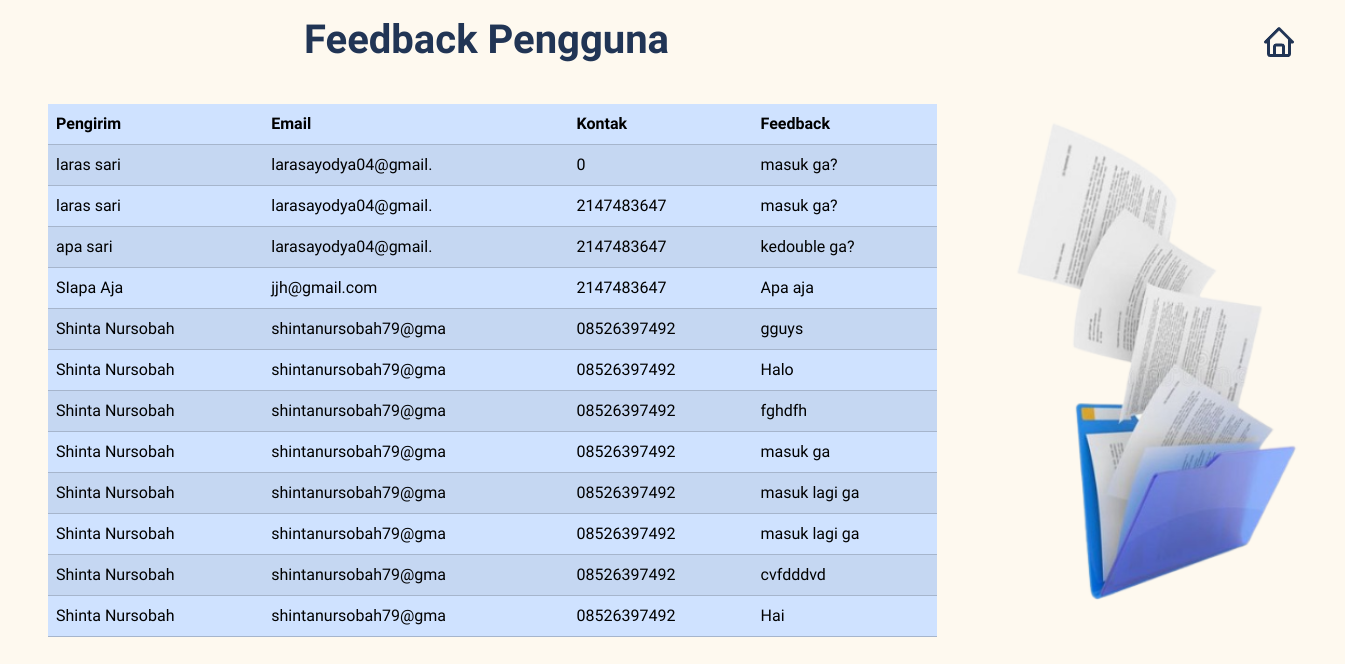
/data_feedback.php (signed in), run on the app's committed database.
### tables this page shows
CREATE TABLE `feedback` (
  `first_name` varchar(20) NOT NULL,
  `last_name` varchar(20) NOT NULL,
  `email` varchar(40) NOT NULL,
  `contact` varchar(13) NOT NULL,
  `message` text NOT NULL
);

### data_feedback.php (the view, shortened to what this page needs)
<!doctype html>
<html lang="en">
<head>
  <link href="https://cdn.jsdelivr.net/npm/bootstrap@5.3.2/dist/css/bootstrap.min.css" rel="stylesheet">
</head>
<body style="background-color : #FEF9EF; color : #213555">
  <ul class="nav justify-content-between bg-transparent mt-3 mb-3" style="margin-left: 19rem; margin-right: 2rem;">
    <li class="nav-item">
      <h1 class="fs-1 fw-bold">Feedback Pengguna </h1>
    </li>
    <li class="nav-item">
      <a class="nav-link fs-5" style="color : #213555;" href="home_admin.php"><button class="navbar-toggler border border-0" type="button" data-bs-toggle="offcanvas" data-bs-target="#offcanvasNavbar" aria-controls="offcanvasNavbar" aria-label="Toggle navigation">
          <img />
        </button></a>
    </li>
  </ul>
  <div class=" row ">
    <div class="col-8 m-5 mt-3">
      <table class="table table-striped table-primary">
        <thead>
          <tr>
            <th scope="col">Pengirim</th>
            <th scope="col">Email</th>
            <th scope="col">Kontak</th>
            <th scope="col">Feedback</th>
          </tr>
        </thead>
        <?php
        include 'connect_pemweb.php';
        $query = mysqli_query($connect, "SELECT * FROM feedback");
        while ($data = mysqli_fetch_array($query)) {
        ?>
          <tr>
            <td><?php echo $data['first_name'] . " " . $data['last_name']; ?></td>
            <td><?php echo $data['email']; ?></td>
            <td><?php echo $data['contact']; ?></td>
            <td><?php echo $data['message']; ?> </td>
          </tr>
        <?php
        }
        ?>
      </table>
    </div>
    <div class="col-1">
      <img src="data_kunjungan1.png" alt="" height="540px">
    </div>
  </div>
</body>
</html>

### data_feedback.php (style rules this page uses)
body { font-family: 'Catamaran'; color: #213555; }

### data on the page
feedback: first_name "laras", last_name "sari", email "larasayodya04@gmail.", contact "0", message "masuk ga?"
feedback: first_name "laras", last_name "sari", email "larasayodya04@gmail.", contact "2147483647", message "masuk ga?"
feedback: first_name "apa", last_name "sari", email "larasayodya04@gmail.", contact "2147483647", message "kedouble ga?"
feedback: first_name "SIapa", last_name "Aja", email "jjh@gmail.com", contact "2147483647", message "Apa aja"
feedback: first_name "Shinta", last_name "Nursobah", email "shintanursobah79@gma", contact "08526397492", message "gguys"
feedback: first_name "Shinta", last_name "Nursobah", email "shintanursobah79@gma", contact "08526397492", message "Halo"
feedback: first_name "Shinta", last_name "Nursobah", email "shintanursobah79@gma", contact "08526397492", message "fghdfh"
feedback: first_name "Shinta", last_name "Nursobah", email "shintanursobah79@gma", contact "08526397492", message "masuk ga"
feedback: first_name "Shinta", last_name "Nursobah", email "shintanursobah79@gma", contact "08526397492", message "masuk lagi ga"
feedback: first_name "Shinta", last_name "Nursobah", email "shintanursobah79@gma", contact "08526397492", message "masuk lagi ga"
feedback: first_name "Shinta", last_name "Nursobah", email "shintanursobah79@gma", contact "08526397492", message "cvfdddvd"
feedback: first_name "Shinta", last_name "Nursobah", email "shintanursobah79@gma", contact "08526397492", message "Hai"
